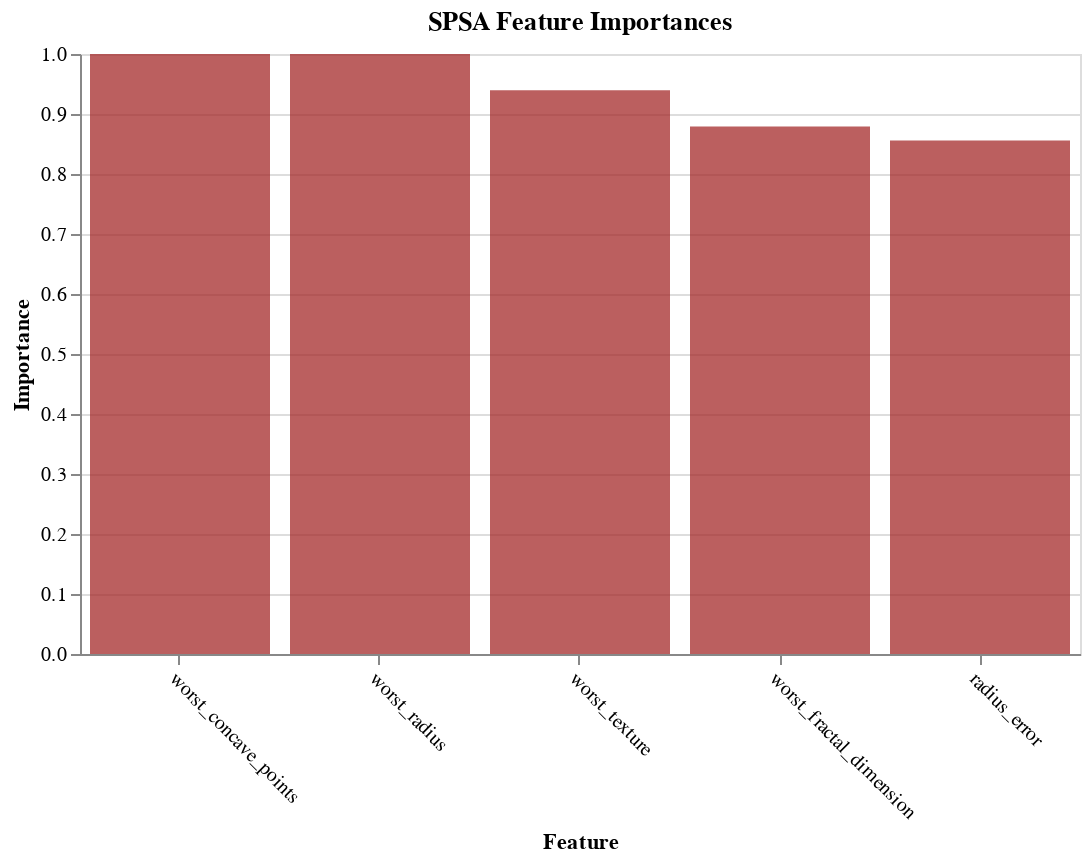

Notebook source saved alongside this figure:
### Code cell
plot_imp(best_features_spsa, feature_importances_spsa, 'SPSA', 'brown')

### Figure 1 — Vega-Lite specification as saved in the notebook (floating-point values rounded to 4 significant figures)
{"$schema": "https://vega.github.io/schema/vega-lite/v2.6.0.json", "config": {"view": {"height": 300, "width": 400}}, "data": {"name": "data-0b3e1e67b5c79de269be6fdef4587116"}, "datasets": {"data-0b3e1e67b5c79de269be6fdef4587116": [{"features": "worst_concave_points", "importances": 1}, {"features": "worst_radius", "importances": 1}, {"features": "worst_texture", "importances": 0.9396}, {"features": "worst_fractal_dimension", "importances": 0.8791}, {"features": "radius_error", "importances": 0.8559}]}, "encoding": {"x": {"axis": {"labelAngle": 45}, "field": "features", "sort": null, "title": "Feature", "type": "nominal"}, "y": {"field": "importances", "title": "Importance", "type": "quantitative"}}, "mark": {"color": "brown", "opacity": 0.75, "type": "bar"}, "title": "SPSA Feature Importances", "width": 500}
